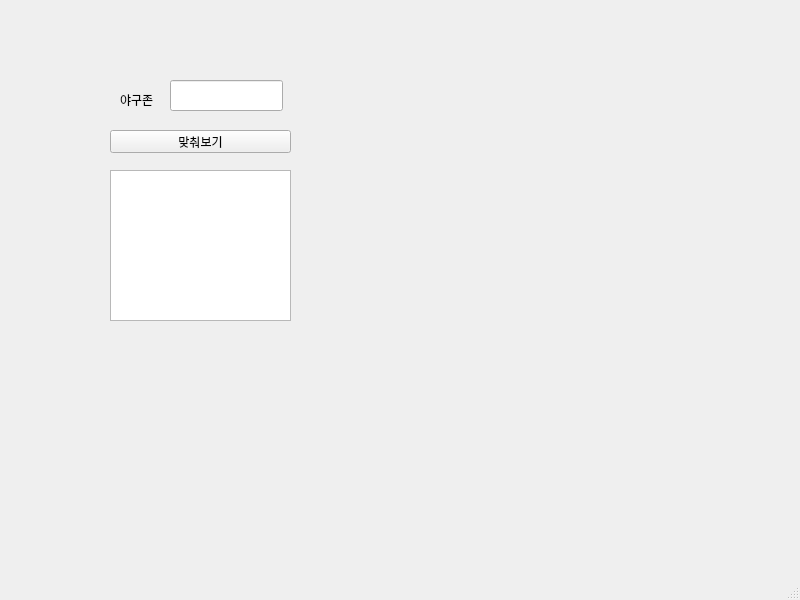
<?xml version="1.0" encoding="UTF-8"?>
<ui version="4.0">
 <class>MainWindow</class>
 <widget class="QMainWindow" name="MainWindow">
  <property name="geometry">
   <rect>
    <x>0</x>
    <y>0</y>
    <width>800</width>
    <height>600</height>
   </rect>
  </property>
  <property name="windowTitle">
   <string>MainWindow</string>
  </property>
  <widget class="QWidget" name="centralwidget">
   <widget class="QLabel" name="lbl">
    <property name="geometry">
     <rect>
      <x>120</x>
      <y>90</y>
      <width>91</width>
      <height>20</height>
     </rect>
    </property>
    <property name="text">
     <string>야구존</string>
    </property>
   </widget>
   <widget class="QPushButton" name="pb">
    <property name="geometry">
     <rect>
      <x>110</x>
      <y>130</y>
      <width>181</width>
      <height>23</height>
     </rect>
    </property>
    <property name="text">
     <string>맞춰보기</string>
    </property>
   </widget>
   <widget class="QLineEdit" name="le">
    <property name="geometry">
     <rect>
      <x>170</x>
      <y>80</y>
      <width>113</width>
      <height>31</height>
     </rect>
    </property>
   </widget>
   <widget class="QTextEdit" name="te">
    <property name="geometry">
     <rect>
      <x>110</x>
      <y>170</y>
      <width>181</width>
      <height>151</height>
     </rect>
    </property>
   </widget>
  </widget>
  <widget class="QMenuBar" name="menubar">
   <property name="geometry">
    <rect>
     <x>0</x>
     <y>0</y>
     <width>800</width>
     <height>21</height>
    </rect>
   </property>
  </widget>
  <widget class="QStatusBar" name="statusbar"/>
 </widget>
 <resources/>
 <connections/>
</ui>
